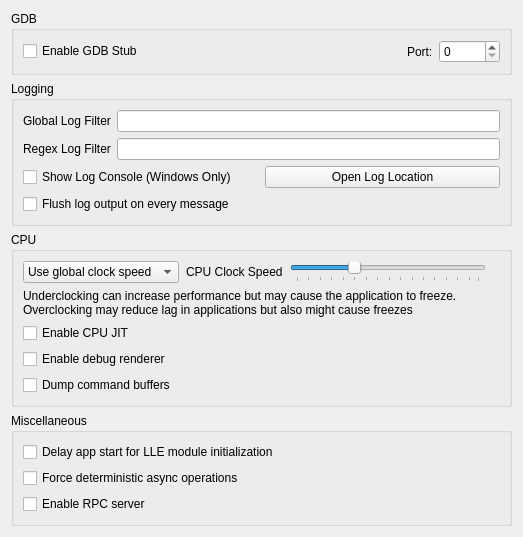
<?xml version="1.0" encoding="UTF-8"?>
<ui version="4.0">
 <class>ConfigureDebug</class>
 <widget class="QWidget" name="ConfigureDebug">
  <property name="geometry">
   <rect>
    <x>0</x>
    <y>0</y>
    <width>523</width>
    <height>458</height>
   </rect>
  </property>
  <property name="windowTitle">
   <string>Form</string>
  </property>
  <layout class="QVBoxLayout" name="verticalLayout_1">
   <item>
    <layout class="QVBoxLayout" name="verticalLayout_2">
     <item>
      <widget class="QGroupBox" name="groupBox">
       <property name="title">
        <string>GDB</string>
       </property>
       <layout class="QVBoxLayout" name="verticalLayout_3">
        <item>
         <layout class="QHBoxLayout" name="horizontalLayout_1">
          <item>
           <widget class="QCheckBox" name="toggle_gdbstub">
            <property name="text">
             <string>Enable GDB Stub</string>
            </property>
           </widget>
          </item>
          <item>
           <spacer name="horizontalSpacer">
            <property name="orientation">
             <enum>Qt::Horizontal</enum>
            </property>
            <property name="sizeHint" stdset="0">
             <size>
              <width>40</width>
              <height>20</height>
             </size>
            </property>
           </spacer>
          </item>
          <item>
           <widget class="QLabel" name="label_2">
            <property name="text">
             <string>Port:</string>
            </property>
           </widget>
          </item>
          <item>
           <widget class="QSpinBox" name="gdbport_spinbox">
            <property name="maximum">
             <number>65536</number>
            </property>
           </widget>
          </item>
         </layout>
        </item>
       </layout>
      </widget>
     </item>
    </layout>
   </item>
   <item>
    <widget class="QGroupBox" name="groupBox_2">
     <property name="title">
      <string>Logging</string>
     </property>
     <layout class="QVBoxLayout" name="verticalLayout">
      <item>
       <layout class="QHBoxLayout" name="horizontalLayout">
        <item>
         <widget class="QLabel" name="label">
          <property name="text">
           <string>Global Log Filter</string>
          </property>
         </widget>
        </item>
        <item>
         <widget class="QLineEdit" name="log_filter_edit"/>
        </item>
       </layout>
      </item>
      <item>
       <layout class="QHBoxLayout" name="horizontalLayout1">
        <item>
         <widget class="QLabel" name="label_3">
          <property name="text">
           <string>Regex Log Filter</string>
          </property>
         </widget>
        </item>
        <item>
         <widget class="QLineEdit" name="log_regex_filter_edit"/>
        </item>
       </layout>
      </item>
      <item>
       <layout class="QHBoxLayout" name="horizontalLayout2">
        <item>
         <widget class="QCheckBox" name="toggle_console">
          <property name="text">
           <string>Show Log Console (Windows Only)</string>
          </property>
         </widget>
        </item>
        <item>
         <widget class="QPushButton" name="open_log_button">
          <property name="text">
           <string>Open Log Location</string>
          </property>
         </widget>
        </item>
       </layout>
      </item>
      <item>
        <widget class="QCheckBox" name="instant_debug_log">
          <property name="text">
            <string>Flush log output on every message</string>
          </property>
          <property name="toolTip">
            <string>&lt;html&gt;&lt;body&gt;Immediately commits the debug log to file. Use this if Azahar crashes and the log output is being cut.&lt;br&gt;Enabling this feature will decrease performance, only use it for debugging purposes.&lt;/body&gt;&lt;/html&gt;</string>
          </property>
        </widget>
      </item>
     </layout>
    </widget>
   </item>
   <item>
    <widget class="QGroupBox" name="groupBox_4">
     <property name="title">
      <string>CPU</string>
     </property>
     <layout class="QGridLayout" name="clock_speed_GLayout">
      <item row="1" column="0">
       <widget class="QWidget" name="clock_speed_widget" native="true">
        <layout class="QHBoxLayout" name="clock_speed_layout">
         <property name="spacing">
          <number>7</number>
         </property>
         <property name="leftMargin">
          <number>0</number>
         </property>
         <property name="topMargin">
          <number>0</number>
         </property>
         <property name="rightMargin">
          <number>0</number>
         </property>
         <property name="bottomMargin">
          <number>0</number>
         </property>
         <item>
          <widget class="QComboBox" name="clock_speed_combo">
           <item>
            <property name="text">
             <string>Use global clock speed</string>
            </property>
           </item>
           <item>
            <property name="text">
             <string>Set clock speed:</string>
            </property>
           </item>
          </widget>
         </item>
         <item>
          <widget class="QLabel" name="clock_speed_label">
           <property name="text">
            <string>CPU Clock Speed</string>
           </property>
          </widget>
         </item>
         <item>
          <widget class="QSlider" name="slider_clock_speed">
           <property name="toolTip">
            <string>&lt;html&gt;&lt;body&gt;Changes the emulated CPU clock frequency.&lt;br&gt;Underclocking can increase performance but may cause the application to freeze.&lt;br&gt;Overclocking may reduce application lag but also might cause freezes&lt;/body&gt;&lt;/html&gt;</string>
           </property>
           <property name="minimum">
            <number>0</number>
           </property>
           <property name="maximum">
            <number>79</number>
           </property>
           <property name="singleStep">
            <number>5</number>
           </property>
           <property name="pageStep">
            <number>15</number>
           </property>
           <property name="value">
            <number>25</number>
           </property>
           <property name="orientation">
            <enum>Qt::Horizontal</enum>
           </property>
           <property name="tickPosition">
            <enum>QSlider::TicksBelow</enum>
           </property>
          </widget>
         </item>
         <item>
          <widget class="QLabel" name="clock_display_label">
           <property name="text">
            <string/>
           </property>
           <property name="alignment">
            <set>Qt::AlignRight|Qt::AlignTrailing|Qt::AlignVCenter</set>
           </property>
          </widget>
         </item>
        </layout>
       </widget>
      </item>
      <item row="2" column="0">
       <widget class="QLabel" name="label_cpu_clock_info">
        <property name="text">
        <string>&lt;html&gt;&lt;head/&gt;&lt;body&gt;Underclocking can increase performance but may cause the application to freeze.&lt;br/&gt;Overclocking may reduce lag in applications but also might cause freezes&lt;/p&gt;&lt;/body&gt;&lt;/html&gt;</string>
       </property>
       <property name="textFormat">
        <enum>Qt::RichText</enum>
       </property>
      </widget>
     </item>
      <item row="3" column="0">
       <widget class="QCheckBox" name="toggle_cpu_jit">
        <property name="toolTip">
         <string>&lt;html&gt;&lt;head/&gt;&lt;body&gt;&lt;p&gt;Enables the use of the ARM JIT compiler for emulating the 3DS CPUs. Don't disable unless for debugging purposes&lt;/p&gt;&lt;/body&gt;&lt;/html&gt;</string>
        </property>
        <property name="text">
         <string>Enable CPU JIT</string>
        </property>
       </widget>
      </item>
      <item row="4" column="0">
       <widget class="QCheckBox" name="toggle_renderer_debug">
        <property name="text">
         <string>Enable debug renderer</string>
        </property>
       </widget>
      </item>
      <item row="5" column="0">
       <widget class="QCheckBox" name="toggle_dump_command_buffers">
        <property name="text">
         <string>Dump command buffers</string>
        </property>
       </widget>
      </item>
     </layout>
    </widget>
   </item>
   <item>
    <widget class="QGroupBox" name="groupBox_5">
     <property name="title">
      <string>Miscellaneous</string>
     </property>
     <layout class="QGridLayout" name="gridLayout_3">
      <item row="1" column="0">
       <widget class="QCheckBox" name="delay_start_for_lle_modules">
        <property name="toolTip">
         <string>&lt;html&gt;&lt;head/&gt;&lt;body&gt;&lt;p&gt;Introduces a delay to the first ever launched app thread if LLE modules are enabled, to allow them to initialize.&lt;/p&gt;&lt;/body&gt;&lt;/html&gt;</string>
        </property>
        <property name="text">
         <string>Delay app start for LLE module initialization</string>
        </property>
       </widget>
      </item>
      <item row="2" column="0">
       <widget class="QCheckBox" name="deterministic_async_operations">
        <property name="text">
         <string>Force deterministic async operations</string>
        </property>
        <property name="toolTip">
         <string>&lt;html&gt;&lt;head/&gt;&lt;body&gt;&lt;p&gt;Forces all async operations to run on the main thread, making them deterministic. Do not enable if you don't know what you are doing.&lt;/p&gt;&lt;/body&gt;&lt;/html&gt;</string>
        </property>
       </widget>
      </item>
      <item row="3" column="0">
        <widget class="QCheckBox" name="enable_rpc_server">
          <property name="text">
            <string>Enable RPC server</string>
          </property>
          <property name="toolTip">
            <string>&lt;html&gt;&lt;head/&gt;&lt;body&gt;&lt;p&gt;Enables the RPC server on port 45987. This allows remotely reading/writing guest memory, do not enable if you don't know what you are doing.&lt;/p&gt;&lt;/body&gt;&lt;/html&gt;</string>
          </property>
        </widget>
      </item>
     </layout>
    </widget>
   </item>
   <item>
    <spacer name="verticalSpacer">
     <property name="orientation">
      <enum>Qt::Vertical</enum>
     </property>
     <property name="sizeHint" stdset="0">
      <size>
       <width>20</width>
       <height>40</height>
      </size>
     </property>
    </spacer>
   </item>
  </layout>
 </widget>
 <tabstops>
  <tabstop>toggle_gdbstub</tabstop>
  <tabstop>gdbport_spinbox</tabstop>
  <tabstop>log_filter_edit</tabstop>
  <tabstop>toggle_console</tabstop>
  <tabstop>open_log_button</tabstop>
 </tabstops>
 <resources/>
 <connections>
  <connection>
   <sender>toggle_gdbstub</sender>
   <signal>toggled(bool)</signal>
   <receiver>gdbport_spinbox</receiver>
   <slot>setEnabled(bool)</slot>
   <hints>
    <hint type="sourcelabel">
     <x>84</x>
     <y>157</y>
    </hint>
    <hint type="destinationlabel">
     <x>342</x>
     <y>158</y>
    </hint>
   </hints>
  </connection>
 </connections>
</ui>
